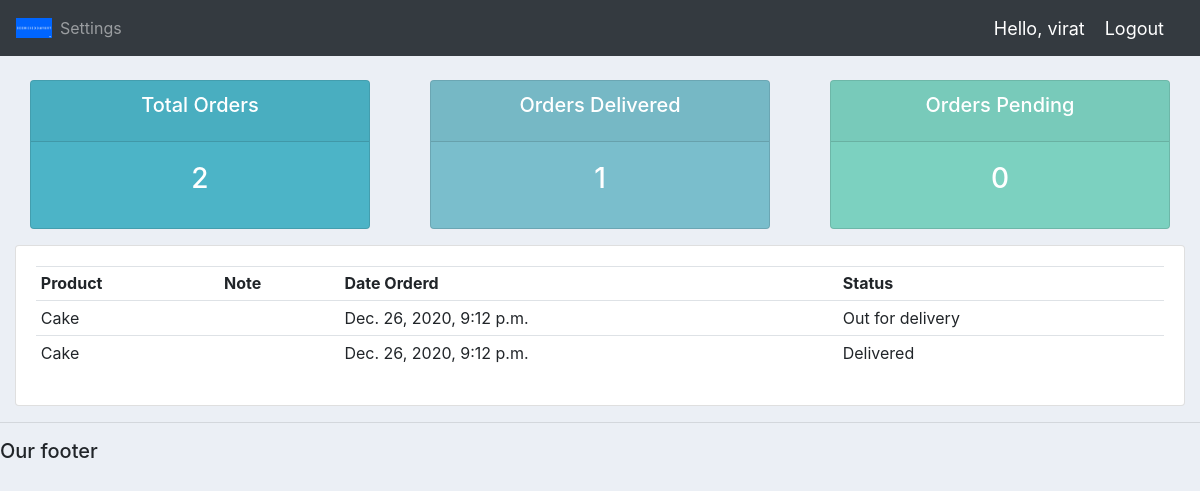
/user/ (signed in), run on the app's committed database.
### accounts/models.py (models this page shows)
class Order(models.Model):
	STATUS = (
			('Pending', 'Pending'),
			('Out for delivery', 'Out for delivery'),
			('Delivered', 'Delivered'),
			)
	customer = models.ForeignKey(Customer, null=True, on_delete= models.SET_NULL)
	product = models.ForeignKey(Product, null=True, on_delete= models.SET_NULL)
	date_created = models.DateTimeField(auto_now_add=True, null=True)
	status = models.CharField(max_length=200, null=True, choices=STATUS)
	def __str__(self):
		return self.product.name

class Product(models.Model):
	CATEGORY = (
			('Indoor', 'Indoor'),
			('Out Door', 'Out Door'),
			)
	name = models.CharField(max_length=200, null=True)
	price = models.FloatField(null=True)
	category = models.CharField(max_length=200, null=True, choices=CATEGORY)
	description = models.CharField(max_length=200, null=True, blank=True)
	date_created = models.DateTimeField(auto_now_add=True, null=True)
	tags = models.ManyToManyField(Tag)
	def __str__(self):
		return self.name

### accounts/decorators.py (the view)
		def wrapper_func(request, *args, **kwargs):
			group = None
			if request.user.groups.exists():
				group = request.user.groups.all()[0].name
			if group in allowed_roles:
				return view_func(request, *args, **kwargs)
			else:
				return HttpResponse('You are not authorized to view this page')

### accounts/views.py (called while the page is built)
@login_required(login_url='login')
@allowed_users(allowed_roles=['customer'])
def userPage(request):
	orders = request.user.customer.order_set.all()
	total_orders = orders.count()
	delivered = orders.filter(status='Delivered').count()
	pending = orders.filter(status='Pending').count()
	print('ORDERS:', orders)
	context = {'orders':orders, 'total_orders':total_orders,
	'delivered':delivered,'pending':pending}
	return render(request, 'accounts/user.html', context)

### accounts/templates/accounts/user.html
{%  extends 'accounts/main.html' %}
{% block content %}
{%  include 'accounts/status.html' %}
<div class="row">
	<div class="col-md">
		<div class="card card-body">
			<table class="table table-sm">
				<tr>
					<th>Product</th>
					<th>Note</th>
					<th>Date Orderd</th>
					<th>Status</th>
				</tr>
				{% for order in orders %}
				<tr>
					<td>{{order.product}}</td>
					<td>{{order.note}}</td>
					<td>{{order.date_created}}</td>
					<td>{{order.status}}</td>
				</tr>
				{% endfor %}
			</table>
		</div>
	</div>
</div>
{% endblock content %}

### accounts/templates/accounts/navbar.html (shortened to what this page needs)
{% load static %}
<nav class="navbar navbar-expand-lg navbar-dark bg-dark">
 <img src="{% static 'images/seek.png' %}" style="width:3vw;min-width:3px;">
  <div class="collapse navbar-collapse" id="navbarNav">
    <ul class="navbar-nav">
      {% if request.user.is_staff %}
      <li class="nav-item active">
        <a class="nav-link" href="{% url 'home' %}">Dashboard</a>
      </li>
      <li class="nav-item">
        <a class="nav-link" href="{% url 'products' %}">Products</a>
      </li>
      {% else %}
       <li class="nav-item">
        <a class="nav-link" href="{% url 'account' %}">Settings</a>
      </li>
      {% endif %}
    </ul>
  </div>
  <span class="hello-msg">Hello, {{request.user}}</span>
  <span ><a  class="hello-msg" href="{% url 'logout' %}">Logout</a></span>
</nav>

### static/css/main.css (style rules this page uses)
body { background-color: #ebeff5; }

### accounts/templates/accounts/navbar.html (style rules this page uses)
.hello-msg { font-size: 18px; color: #fff; margin-right: 20px; }

### data on the page
Order: product "Cake", date_created "Dec. 26, 2020, 9:12 p.m.", status "Out for delivery"
Order: product "Cake", date_created "Dec. 26, 2020, 9:12 p.m.", status "Delivered"

### other printed values
{{ request.user }} "virat"
{{ total_orders }} "2"
{{ delivered }} "1"
{{ pending }} "0"
